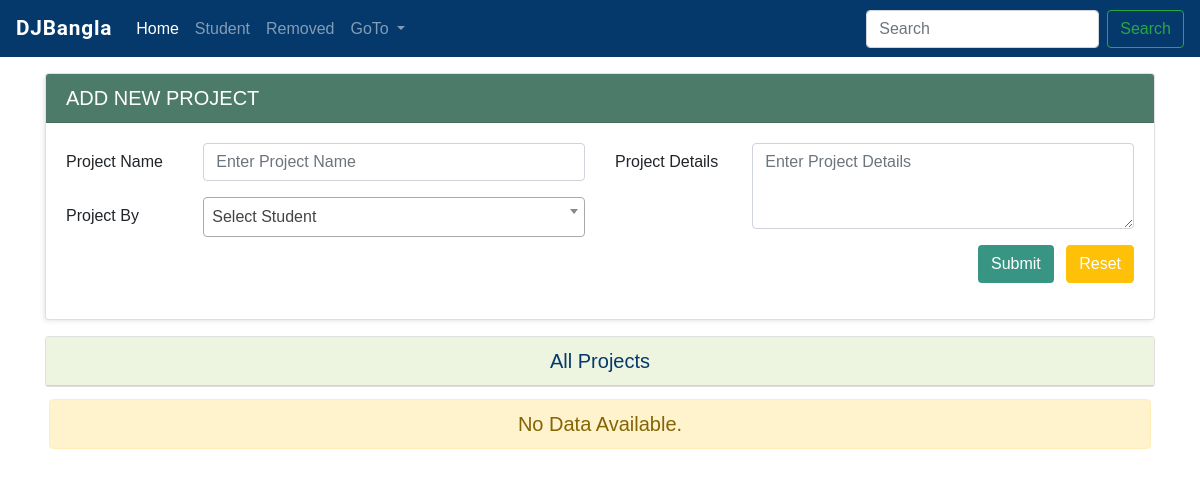
The app's page /crudsearch/, older data.
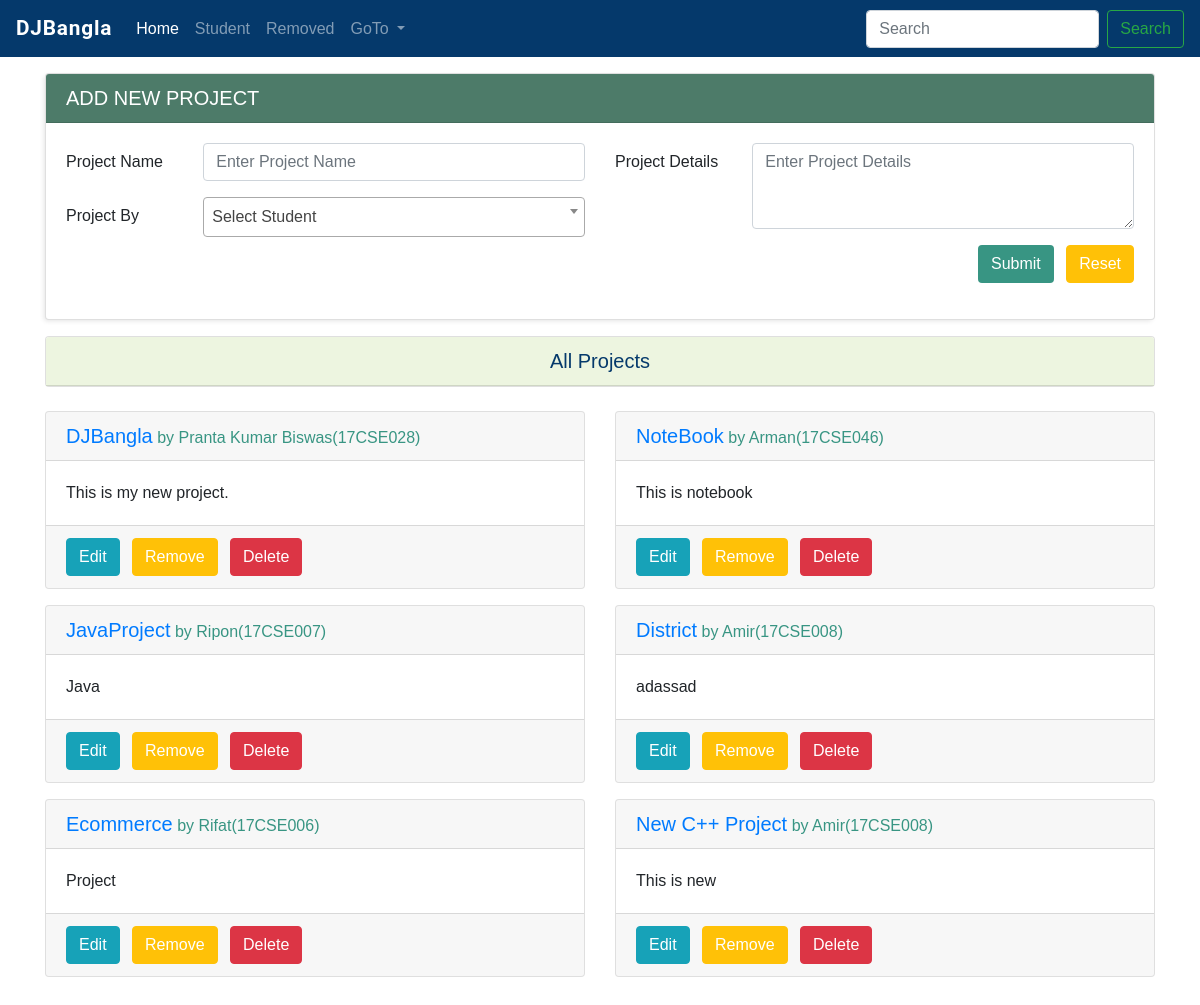
The same page, newer data.
### crudsearch/models.py (models this page shows)
class Project(models.Model):
    student  = models.ForeignKey(to=Student, on_delete=models.CASCADE)
    project_name = models.CharField(max_length=50, unique = True)
    project_details = models.TextField()
    project_status  = models.IntegerField(default = 0)

class Student(models.Model):
    name = models.CharField( max_length=50)
    student_id = models.CharField(max_length=50, unique = True)
    phone = models.CharField(max_length=50)
    def __str__(self):
        return self.student_id

### crudsearch/views.py (the view)
# urls.py: path('crudsearch/', include('crudsearch.urls')),
def crudsearch(request):
    project = Project.objects.filter(project_status=0)
    student = Student.objects.all()
    pro_paginator = Paginator(project, 6) # Show 6 Projects per page
    pro_page = request.GET.get('page')
    try:
        project = pro_paginator.page(pro_page)
    except PageNotAnInteger:
        project = pro_paginator.page(1) # If page is not an integer, deliver first page.
    except EmptyPage:
        project = pro_paginator.page(pro_paginator.num_pages) # If page is out of range (e.g. 9999), deliver last page of results.
    if request.method == 'POST':
        myform = ProjectRegistration(request.POST)
        if myform.is_valid():
            myform.save(commit=True)
            messages.success(request, 'Project Created successfully')
            return HttpResponseRedirect('/crudsearch')
    else:
        myform = ProjectRegistration()
    removed_project_count = Project.objects.filter(project_status=1).count()
    active_project_count = Project.objects.filter(project_status=0).count()
    activeprojects = 2
    if active_project_count == 0:
        if removed_project_count == 0:
            activeprojects = 0
        else:
            activeprojects = 1
    total_projects = 0
    total_projects = Project.objects.all().count()
    diction = {'myform':myform, 'student':student, 'project':project, 'activeprojects':activeprojects, 'total_projects':total_projects}
    return render(request, 'crudsearch/index.html', context = diction)

### crudsearch/forms.py
class ProjectRegistration(forms.ModelForm):
    class Meta:
        model = Project
        fields = ['student', 'project_name', 'project_details']

### templates/crudsearch/index.html (shortened to what this page needs)
{% extends 'crudsearch/base.html' %}
{% block extracsscdn %}
<link href="https://cdn.jsdelivr.net/npm/select2@4.1.0-beta.1/dist/css/select2.min.css" rel="stylesheet" />
{% endblock extracsscdn %}
{% block homeactive %}
    active
{% endblock homeactive %}
{% block body %}
<div class="container pt-3">
    <div class="card mycard">
        <div class="card-header mycardheader">
            <h5>ADD NEW PROJECT</h5>
        </div>
        <form method="POST">
        <div class="card-body">
            <div class="row">
                <div class="col-md-6 col-sm-12">
                    <div class="form-group row">
                        <label class="col-sm-12 col-md-3 col-form-label">Project Name</label>
                        <div class="col-sm-12 col-md-9">
                            <input type="text" class="form-control" name="project_name" placeholder="Enter Project Name" required>
                        </div>
                    </div>
                    <div class="form-group row">
                        <label class="col-sm-12 col-md-3 col-form-label">Project By</label>
                        <div class="col-sm-12 col-md-9">
                        </div>
                    </div>
                </div>
                <div class="col-md-6 col-sm-12">
                    <div class="form-group row">
                        <label class="col-sm-12 col-md-3 col-form-label">Project Details</label>
                        <div class="col-sm-12 col-md-9">
                            <textarea name="project_details" name="project_details" class="form-control" cols="30" rows="3" placeholder="Enter Project Details" required></textarea>
                        </div>
                    </div>
                    <div class="form-group row">
                        <label class="col-sm-12 col-md-3 col-form-label"></label>
                        <div class="col-sm-12 col-md-9 text-right">
                           <button class="btn mybtn">Submit</button>
                            <span><input type="reset" class="btn btn-warning text-white ml-2" value="Reset"> </span>
                        </div>
                    </div>
                </div>
            </div>
    </form>
    </div>
</div>
    <div class="row">
        <div class="col-md-12 col-sm-12">
            <div class="card mt-3 mb-2">
                <div class="card-header mycardheader1">
                    <h5 class="text-center">All Projects</h5>
                </div>
            </div>
        </div>
    </div>
<div class="row">
        {% if project %}
            {% for project in project %}
            <div class="col-md-6 col-sm-6 mt-3">
            <div class="card ">
                <div class="card-header">
                    <h5><a href="{% url 'crudsearch_project_edit' project.id %}" >{{project.project_name}}</a><span class="myspan"> by {{project.student.name}}({{project.student}})</span></h5>
                </div>
                <div class="card-body">
                    {{project.project_details}}
                </div>
                <div class="card-footer">
                    <a href="{% url 'crudsearch_project_edit' project.id %}" class="btn btn-info text-white">Edit</a>
                    <span>
                        <form action="{% url 'crudsearch_remove_project' project.id %}" method="POST" class="d-inline">
                            <button class="btn btn-warning text-white ml-2">Remove</button>
                        </form>
                    </span>
                    <span>
                        <form action="{% url 'crudsearch_delete_project' project.id %}" method="POST" class="d-inline">
                            <button class="btn btn-danger ml-2">Delete</button>
                        </form>
                    </span>
                </div>
            </div>
            </div>
            {% endfor %}
            {% endif %}
    </div>
   {% if 0 == total_projects %}
    <div class="alert alert-warning m-1 text-center">
        <h5>No Data Available.</h5>
    </div>
   {% endif %}
    <br><br>
        <br><br>
        <br><br>
{% endblock body %}

### templates/crudsearch/base.html (shortened to what this page needs)
{% load static %}
<!DOCTYPE html>
<html lang="en">
<head>
<link rel="stylesheet" href="{% static 'css/bootstrap4.5.css' %}">
<link rel="stylesheet" href="{% static 'css/fontawesome5.15.css' %}">
{% block extracsscdn %}
{% endblock extracsscdn %}
<link rel="stylesheet" href="{% static 'css/basestyle.css' %}">
<link rel="stylesheet" href="{% static 'css/crudsearch.css' %}">
</head>
<body>
    <nav class="navbar navbar-expand-lg navbar-dark mynav">
        <a class="navbar-brand mybrand" href="{% url 'starter' %}">DJBangla</a>
        <div class="collapse navbar-collapse" id="navbarSupportedContent">
          <ul class="navbar-nav mr-auto">
            <li class="nav-item ">
              <a class="nav-link
              {% block homeactive %}
              {% endblock homeactive %}
              " href="{% url 'crudsearch' %}">Home </a>
            </li>
            <li class="nav-item">
              <a class="nav-link
              {% block studentactive %}
              {% endblock studentactive %}
                  " href="{% url 'crudsearch_student' %}">Student</a>
            </li>
            <li class="nav-item">
                <a class="nav-link
                {% block removedactive %}
                {% endblock removedactive %}
                    " href="{% url 'crudsearch_removed' %}">Removed</a>
              </li>
            <li class="nav-item dropdown">
              <a class="nav-link dropdown-toggle" href="#" id="navbarDropdown" role="button" data-toggle="dropdown" aria-haspopup="true" aria-expanded="false">
                GoTo
              </a>
            </li>
          </ul>
          <form method="GET" action="{% url 'crudsearch_page' %}" class="form-inline my-2 my-lg-0">
            {% if givenSearch  %}
               <input class="form-control mr-sm-2" type="search" placeholder="Search" aria-label="Search" name="crudsearch" value="{{ givenSearch }}" required>
            {% else %}
            <input class="form-control mr-sm-2" type="search" placeholder="Search" aria-label="Search" name="crudsearch" required>
            {% endif %}
            <button class="btn btn-outline-success my-2 my-sm-0" type="submit">Search</button>
          </form>
        </div>
      </nav>
    {% block body %}
    {% endblock body %}
</body>
</html>

### static/css/basestyle.css (style rules this page uses)
* { margin: 0; padding: 0; }
:root { --roboto: "Roboto", sans-serif; --engfont: "Raleway", sans-serif; --banglafont: "Hind Siliguri", sans-serif; --bg: #5cdb94; --darkcolor: #05396b; --lightcolor: #edf5e0; --btn: #389583; --btnhover: #edf5e0; --dj: #0c4b33; }
body { margin: 0; padding: 0; font-family: var(--banglafont); }

### static/css/crudsearch.css (style rules this page uses)
* { margin: 0; padding: 0; }
:root { --roboto: "Roboto", sans-serif; --engfont: "Raleway", sans-serif; --banglafont: "Hind Siliguri", sans-serif; --bg: #5cdb94; --darkcolor: #05396b; --lightcolor: #edf5e0; --btn: #389583; --btnhover: #edf5e0; --dj: #0c4b33; --djlite: #4d7b69; }
.mynav { background: var(--darkcolor); }
.mybrand { font-family: var(--roboto); font-weight: 600; font-size: 1.3rem; letter-spacing: 0.05rem; }
.mycardheader { background: var(--djlite) !important; background-color: var(--djlite) !important; color: white; }
h5 { margin: 0; }
.mycard { box-shadow: -2px 2px 5px -1px rgba(0, 0, 0, 0.11); }
.mycardheader1 { background: var(--lightcolor); color: var(--darkcolor); }
.mybtn { background: var(--btn); color: white; }
.myspan { color: var(--btn); font-size: 1rem; font-weight: 200; }

Row changes from the older to the newer data that the page shows:
added Project: project_name "DJBangla", student.name "Pranta Kumar Biswas", student "17CSE028", project_details "This is my new project."
added Project: project_name "NoteBook", student.name "Arman", student "17CSE046", project_details "This is notebook"
added Project: project_name "JavaProject", student.name "Ripon", student "17CSE007", project_details "Java"
added Project: project_name "District", student.name "Amir", student "17CSE008", project_details "adassad"
added Project: project_name "Ecommerce", student.name "Rifat", student "17CSE006", project_details "Project"
added Project: project_name "New C++ Project", student.name "Amir", student "17CSE008", project_details "This is new"
Text that changed along with them:
text no longer shown: "No Data Available."
